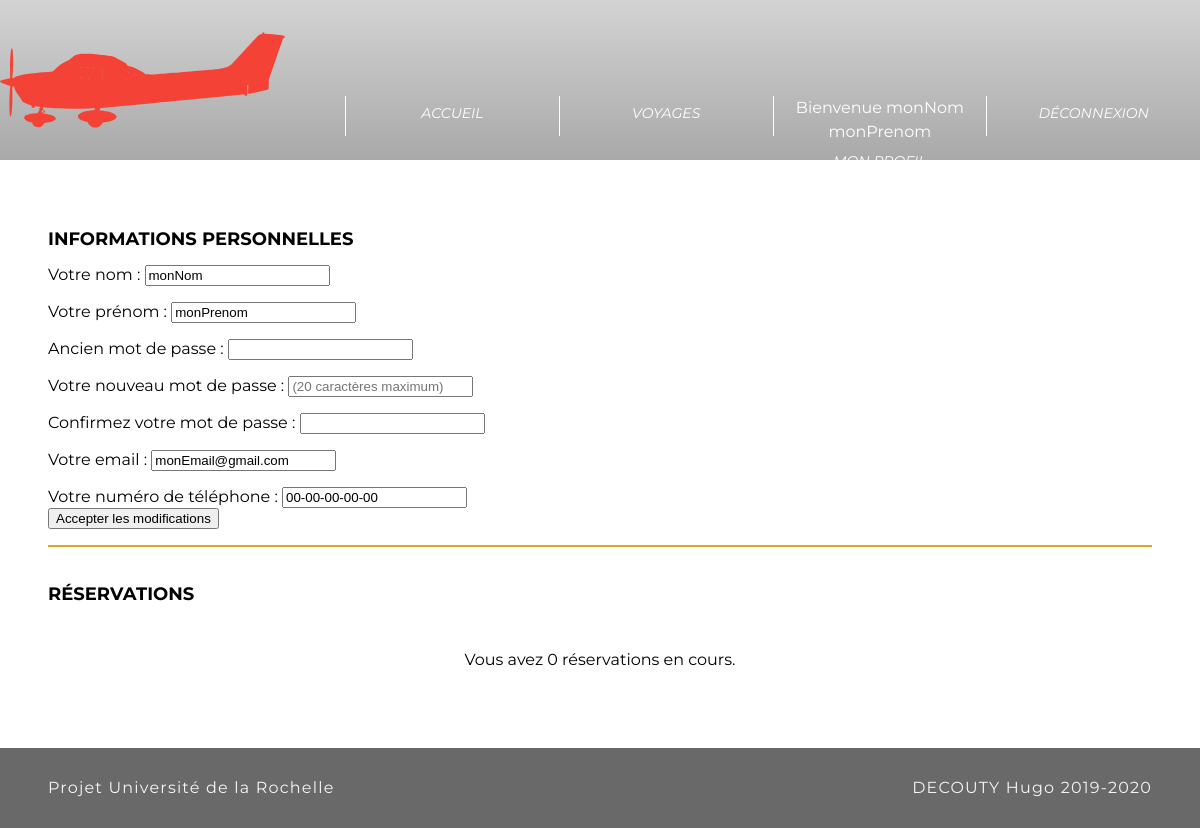
The page /mon_profil.php?client=13 (signed in) on the database as committed earlier.
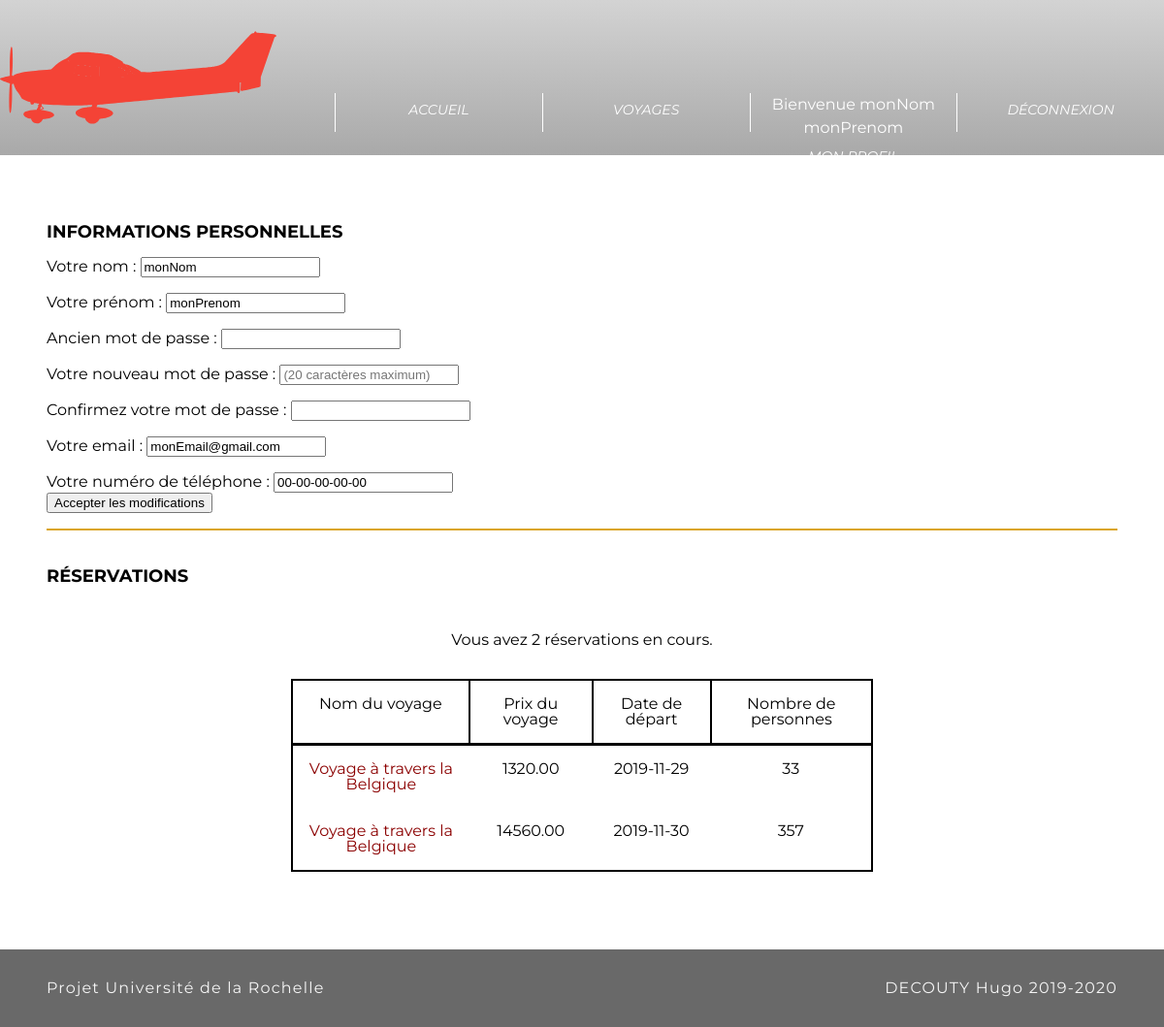
The same page on the database as committed later.
### tables this page shows
CREATE TABLE IF NOT EXISTS `reservations` (
  `id_reservation` bigint(20) UNSIGNED NOT NULL AUTO_INCREMENT,
  `date_debut` date NOT NULL,
  `date_fin` date DEFAULT NULL,
  `nombre_personnes` int(11) DEFAULT NULL,
  `nb_handicapes` int(11) DEFAULT NULL,
  `nb_billets_Eco` int(11) DEFAULT NULL,
  `nb_billets_Premium` int(11) DEFAULT NULL,
  `nb_billets_Affaires` int(11) DEFAULT NULL,
  `prix` decimal(7,2) NOT NULL,
  `id_destination` bigint(20) UNSIGNED NOT NULL,
  `id_client` bigint(20) UNSIGNED NOT NULL,
  PRIMARY KEY (`id_reservation`),
  UNIQUE KEY `id_reservation` (`id_reservation`),
  KEY `id_destination` (`id_destination`) USING BTREE,
  KEY `id_client` (`id_client`) USING BTREE
);

CREATE TABLE IF NOT EXISTS `destination` (
  `id_destination` bigint(20) UNSIGNED NOT NULL AUTO_INCREMENT,
  `nom` varchar(40) NOT NULL,
  `description` varchar(300) NOT NULL,
  `transport` varchar(10) DEFAULT 'Autres',
  `nb_places` int(11) NOT NULL,
  `nb_reserves` int(11) NOT NULL DEFAULT '0',
  `prix` decimal(7,2) NOT NULL,
  `handicap` char(1) DEFAULT 'N',
  `image` varchar(250) NOT NULL DEFAULT 'images/image_default.jpg',
  PRIMARY KEY (`id_destination`),
  UNIQUE KEY `id_destination` (`id_destination`)
);

### mon_profil.php (the view, shortened to what this page needs)
<?php
    $connexion = connexionBd();
    $nb_reservations = $connexion->prepare("SELECT COUNT(id_reservation) as nombres FROM reservations WHERE id_client = :client");
    $nb_reservations->bindParam(':client', $_SESSION['id']);
    $nb_reservations->execute();
    $resultat_nb = $nb_reservations->fetch(PDO::FETCH_OBJ);
    $reservation = $connexion->prepare("SELECT date_debut, nombre_personnes, R.id_destination, id_reservation, D.nom, R.prix FROM RESERVATIONS R JOIN DESTINATION D ON D.id_destination = R.id_destination WHERE R.id_client = :client ORDER BY date_debut ASC");
    $reservation->bindParam(':client', $_SESSION['id']);
    $reservation->execute();
    $_SESSION['reservation'] = $reservation->fetchAll(PDO::FETCH_OBJ);
?>
<!DOCTYPE html>
<html>
<head>
    <link rel="stylesheet" type="text/css" href="css/reset.css"/>
    <link rel="stylesheet" type="text/css" href="css/style.css"/>
</head>
<body>
<header>
    <?php require_once('appelHeader.php');?>
</header>
<main>
    <form id="form-profile" method="post" action="mon_profil.php?client=<?= $_GET['client']?>">
        <h1>Informations personnelles</h1>
        <p>
            <label for="nom">Votre nom :</label>
            <input type="text" id="nom" name="nom" placeholder="(20 caractères maximum)" value="<?=$_SESSION['nom']?>" required autofocus>
        <p>
            <label for="prenom">Votre prénom : </label>
            <input type="text" id="prenom" name="prenom" placeholder="(15 caractères maximum)" value="<?=$_SESSION['prenom']?>" required>
        </p>
        <p>
            <label for="ancient_mdp">Ancien mot de passe : </label>
            <input type="password" id="ancient_mdp" name="ancient_mdp">
        </p>
        <p>
            <label for="new_mdp">Votre nouveau mot de passe : </label>
            <input type="password" id="new_mdp" name="new_mdp" placeholder="(20 caractères maximum)">
        </p>
        <p>
            <label for="new_mdp_c">Confirmez votre mot de passe : </label>
            <input type="password" id="new_mdp" name="new_mdp_c">
        </p>
        <p>
            <label for="mail">Votre email : </label>
            <input type="email" id="mail" name="mail" value="<?=$_SESSION['mail']?>">
        </p>
        <p>
            <label for="tel">Votre numéro de téléphone : </label>
            <input type="tel" id="tel" name="tel" pattern="[0-9]{2}-[0-9]{2}-[0-9]{2}-[0-9]{2}-[0-9]{2}" placeholder="exemple : '00-00-00-00-00'" value="<?=$_SESSION['tel']?>" required>
        </p>
        <input type="submit" id="btnSubmit-profile" name="btnSubmit-profile" value="Accepter les modifications">
    </form>
    <div id="reserv-profile"><h1>Réservations</h1></div>
    <p id="nb-reserv-profile">Vous avez <?=$resultat_nb->nombres?> réservations en cours. </p>
    <?php if($resultat_nb->nombres > 0):?>
        <table id="table_reservation">
            <tr><th>Nom du voyage</th><th>Prix du voyage</th><th>Date de départ</th><th>Nombre de personnes</th></tr>
            <?php foreach($_SESSION['reservation'] as $key => $values):?>
                <tr id="tr_reservation"><td><a href="remboursement.php?id_reservation=<?=$values->id_reservation?>&id_destination=<?=$values->id_destination?>"><?=$values->nom?></a></td><td><?=$values->prix?></td><td><?=$values->date_debut?></td><td><?=$values->nombre_personnes?></td></tr>
            <?php endforeach;?>
        </table>
    <?php endif;?>
    <?php require_once("footer.php");?>
</main>
</body>
</html>

Rows that differ between the two databases and show on the page:
added reservations: id_destination.nom "Voyage à travers la Belgique", prix "1320.00", date_debut "2019-11-29", nombre_personnes "33"
added reservations: id_destination.nom "Voyage à travers la Belgique", prix "14560.00", date_debut "2019-11-30", nombre_personnes "357"
Other text that changed with them:
$resultat_nb->nombres: "0" → "2"
text now shown: "Nom du voyage Prix du voyage Date de départ Nombre de personnes"
